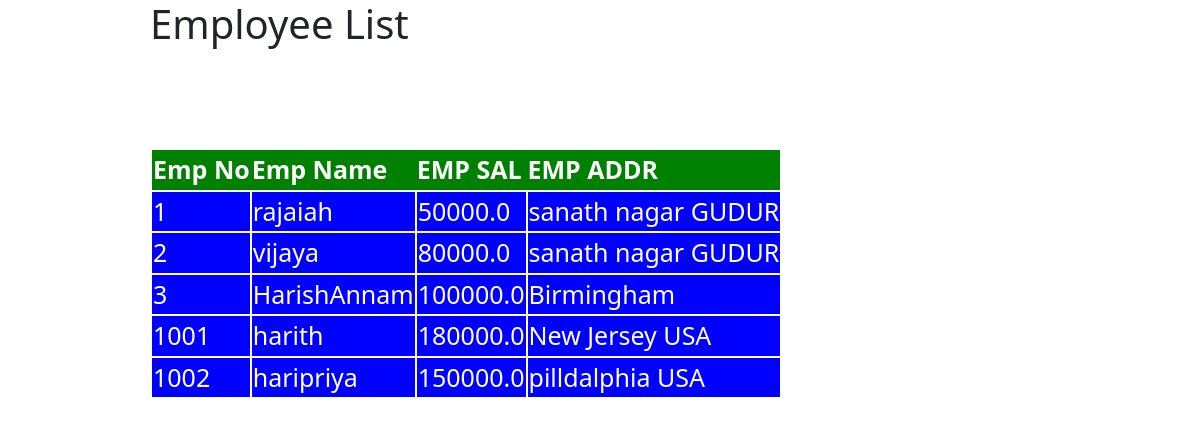
The page /emp/ on the database its author committed.
### empapp/models.py (models this page shows, shortened)
class Employee(models.Model):
    eno=models.IntegerField()
    ename=models.CharField(max_length=100)
    esal=models.FloatField()
    eaddr=models.CharField(max_length=100)

### empapp/views.py (the view)
# urls.py: path('emp/',views.emp_view),
def emp_view(request):
    emp_list=Employee.objects.all()
    my_dict={'emp_list':emp_list}
    context=my_dict
    return render(request,"empapp/emp.html",context)

### templates/empapp/emp.html (shortened to what this page needs)
{%load static%}
<!DOCTYPE html>
<html lang="en">
<head>
    <link rel="stylesheet" href="{% static 'css/emp.css' %}">
    <link href="https://cdn.jsdelivr.net/npm/bootstrap@5.3.3/dist/css/bootstrap.min.css" rel="stylesheet"
>
</head>
<body>
{%block content%}
<h1> Employee List </h1>
{%if emp_list%}
<table>
<thead>
<th>Emp No</th>
<th>Emp Name</th>
<th>EMP SAL</th>
<th>EMP ADDR</th>
</thead>
    {%for x in emp_list%}
    <tr>
    <td>{{x.eno}}</td>
    <td>{{x.ename}}</td>
    <td>{{x.esal}}</td>
    <td>{{x.eaddr}}</td>
    </tr>
    {%endfor%}
    </table>
{%else%}
<h2>No records found</h2>
{%endif%}
{%endblock%}
</body>
</html>

### static/css/emp.css (style rules this page uses)
h1 { color:red; margin-left:150px; }
table,th,td { border:1px solid black; }
table,th,td { background-color: #D6EEEE; }
td,table { margin-left:150px; margin-top:100px; border:2px solid red; font-size:25px; background:blue; color:white; }
th,table { background:green; }
tr td,th,table { border:2px solid white; }
body { background:url(https://images.unsplash.com/photo-1735323656411-a43ad7822c90?w=400&auto=format&fit=crop&q=60&ixlib=rb-4.0.3&ixid=M3wxMjA3fDB8MHxmZWF0dXJlZC1waG90b3MtZmVlZHwzfHx8ZW58MHx8fHx8); background-repeat:no-repeat; background-size:cover; }

### rows shown on the page
Employee: eno "1", ename "rajaiah", esal "50000.0", eaddr "sanath nagar GUDUR"
Employee: eno "2", ename "vijaya", esal "80000.0", eaddr "sanath nagar GUDUR"
Employee: eno "3", ename "HarishAnnam", esal "100000.0", eaddr "Birmingham"
Employee: eno "1001", ename "harith", esal "180000.0", eaddr "New Jersey USA"
Employee: eno "1002", ename "haripriya", esal "150000.0", eaddr "pilldalphia USA"
